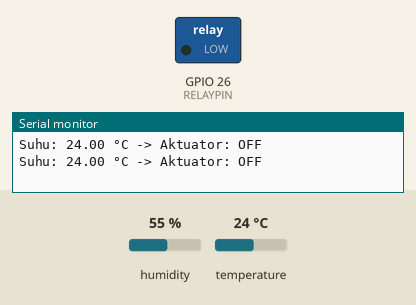
The sketch below on a simulated ESP32. On the bench: switched loads named in the sketch (green lamp = pin HIGH), the last lines printed to the serial monitor. The test bench sets the inputs (shaded band); at power-on: temperature 24 °C, humidity 55 %.

Above: at 2.8 s.
2.9 s: temperature set to 29 °C
5.6 s: temperature set to 32 °C
At 6.9 s:
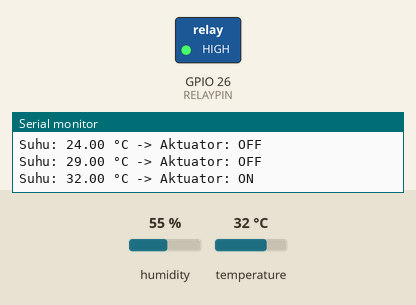
8.3 s: temperature set to 12 °C
At 10.5 s:
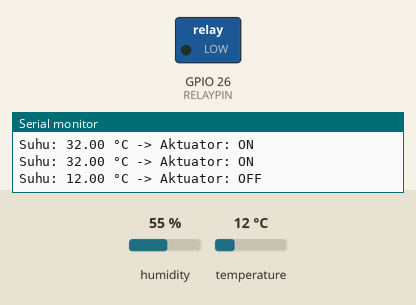
11.6 s: temperature set to 33 °C
At 12.9 s:
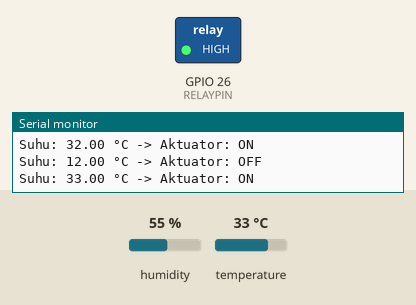
Timing chart, 0 to 14.6 s (numbered marks = the images above; inputs shaded):
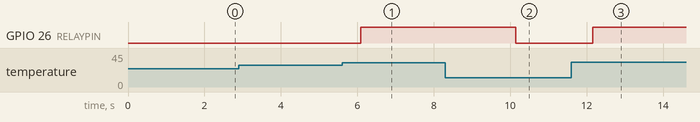

Measured:
- the behaviour switches between 30 and 31 °C on temperature (found by bisection; images 0 and 1)
- after the input at 5.6 s, GPIO 26 (RELAYPIN): LOW → HIGH after 0.49 s
- after the input at 8.3 s, GPIO 26 (RELAYPIN): HIGH → LOW after 1.8 s
- after the input at 11.6 s, GPIO 26 (RELAYPIN): LOW → HIGH after 0.56 s

The sketch:

Percobaan_2.ino
```cpp
#include <DHT.h>

#define DHTPIN 4          // Pin data DHT11 terhubung ke GPIO 4
#define DHTTYPE DHT11     // Tipe sensor yang digunakan
#define RELAYPIN 26       // Pin kendali relay/LED indikator

DHT dht(DHTPIN, DHTTYPE);

const float suhuThreshold = 30.0;  // Ambang batas suhu (°C)

void setup() {
  Serial.begin(115200);

  dht.begin();

  pinMode(RELAYPIN, OUTPUT);
  digitalWrite(RELAYPIN, LOW);  // Pastikan aktuator mati di awal
}

void loop() {
  float suhu = dht.readTemperature();

  if (isnan(suhu)) {
    Serial.println("Gagal membaca data sensor!");
  }
  else {
    Serial.print("Suhu: ");
    Serial.print(suhu);
    Serial.print(" °C -> ");

    // Kendali aktuator berdasarkan hasil pembacaan sensor
    if (suhu > suhuThreshold) {
      digitalWrite(RELAYPIN, HIGH);  // Aktifkan relay/LED
      Serial.println("Aktuator: ON");
    }
    else {
      digitalWrite(RELAYPIN, LOW);   // Matikan relay/LED
      Serial.println("Aktuator: OFF");
    }
  }

  delay(2000);
}
```
